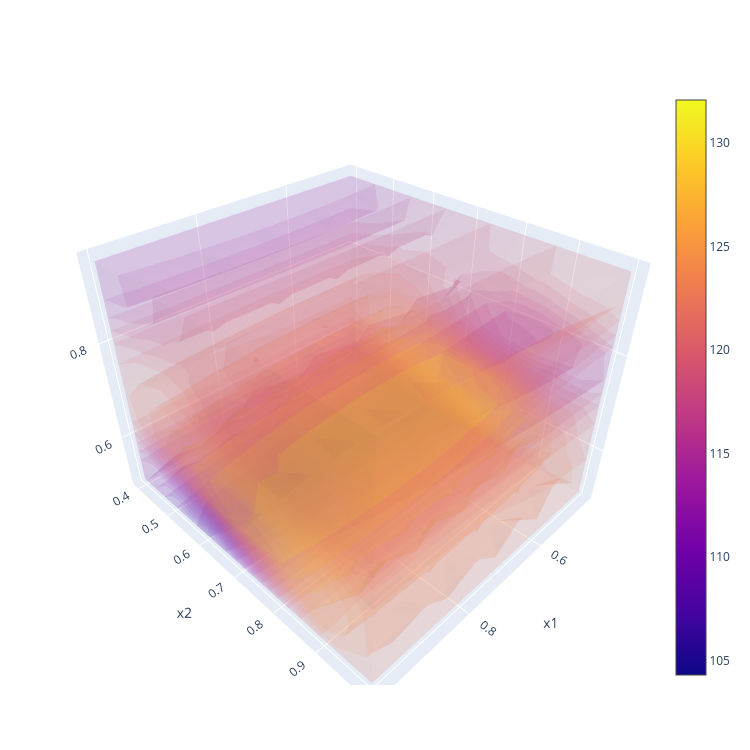

The cell this chart's notebook holds for it:
### Code cell
TypeOfJob_str = "mean"
Resolution_int = 10
Plotter_obj.InteractiveFunctionPlot(AxClient_obj,OptimisationSetup_obj,TypeOfJob_str,Resolution_int)

### Figure 1 — Plotly figure (JSON) as saved in the notebook; plotly's stock layout.template omitted (floating-point values rounded to 4 significant figures; data arrays with more than 128 entries replaced by an {"elided": "..."} marker saying what was removed)
{"data": [{"colorscale": [[0, "#0d0887"], [0.1111, "#46039f"], [0.2222, "#7201a8"], [0.3333, "#9c179e"], [0.4444, "#bd3786"], [0.5556, "#d8576b"], [0.6667, "#ed7953"], [0.7778, "#fb9f3a"], [0.8889, "#fdca26"], [1, "#f0f921"]], "isomax": 132.1, "isomin": 104.3, "opacity": 0.1, "surface": {"count": 20}, "type": "volume", "value": {"elided": "1000 float values"}, "x": {"elided": "1000 float values"}, "y": {"elided": "1000 float values"}, "z": {"elided": "1000 float values"}}], "layout": {"autosize": false, "height": 750, "margin": {"b": 65, "l": 65, "r": 50, "t": 90}, "scene": {"xaxis": {"title": {"text": "x1"}}, "yaxis": {"title": {"text": "x2"}}, "zaxis": {"title": {"text": "x3"}}}, "width": 750}}
